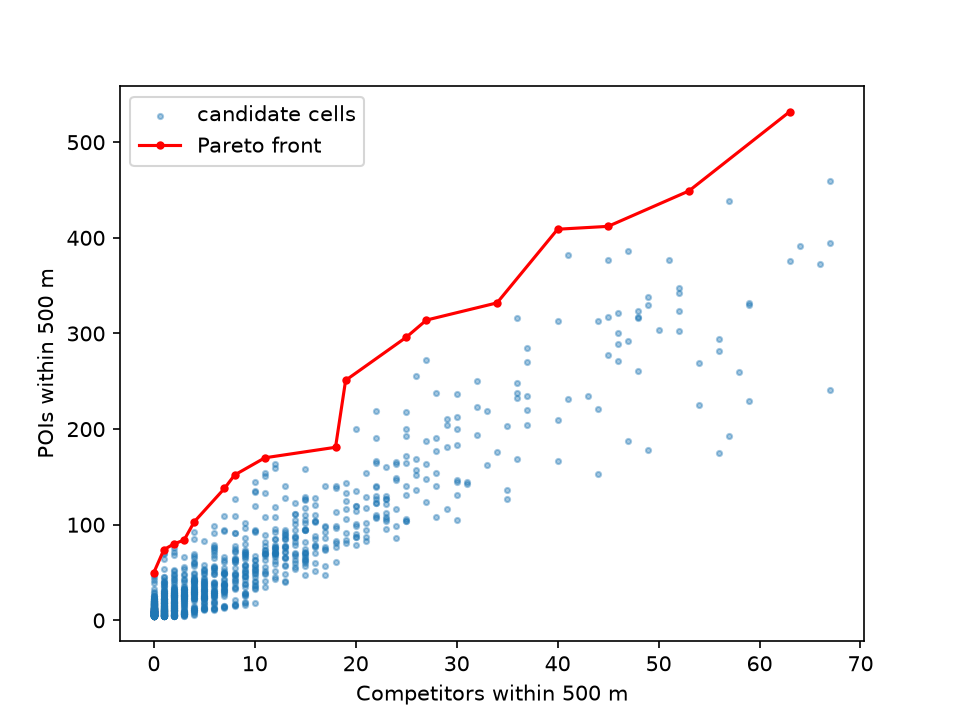

Reproduce this figure in Python.
import geopandas as gpd

g = gpd.read_file("grid_scores.geojson")
g = g[g.poi_density >= 5].copy()

print("Correlation (POI vs competitors):", round(g.poi_density.corr(g.competitor_density), 2))

# Pareto front: maximise POI, minimise competitors
g = g.sort_values(["poi_density", "competitor_density"], ascending=[False, True])
best_comp, keep = float("inf"), []
for i, c in zip(g.index, g.competitor_density):
    if c < best_comp:
        keep.append(i)
        best_comp = c
front = g.loc[keep]
print("Pareto-optimal cells:", len(front), "of", len(g))
print(front[["poi_density", "competitor_density", "score"]].head(15))

import matplotlib.pyplot as plt
plt.scatter(g.competitor_density, g.poi_density, s=6, alpha=0.4, label="candidate cells")
f = front.sort_values("competitor_density")
plt.plot(f.competitor_density, f.poi_density, "r.-", label="Pareto front")
plt.xlabel("Competitors within 500 m"); plt.ylabel("POIs within 500 m"); plt.legend()
plt.savefig("pareto.png", dpi=150)
